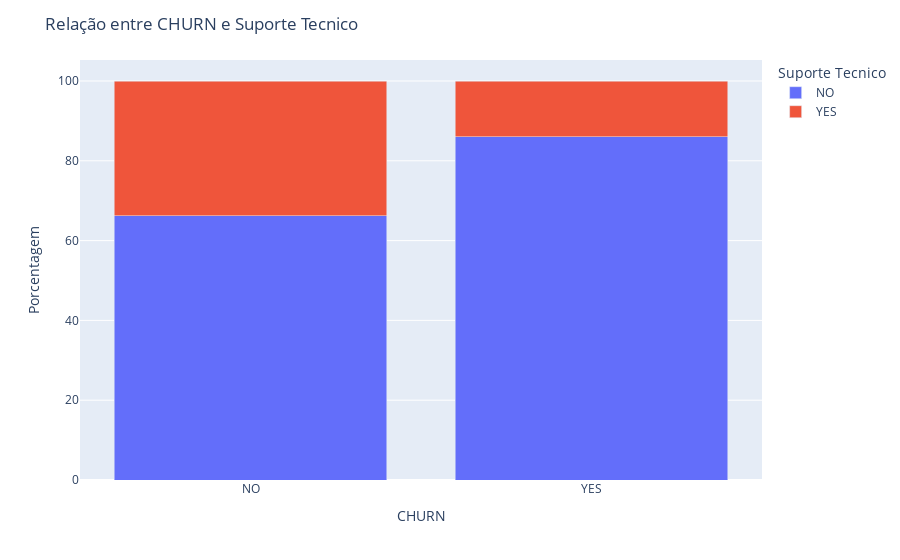

Here is the notebook cell this chart was saved with:
### Markdown cell above
Aqui temos certeza de que o churn ocorre praticamente em clientes que utilizam o contrato mensal comparando a clientes com contrato anual e bienal

### Code cell
# CHURN x Suporte Tecnico

df_grouped = df.groupby(['CHURN', 'SUPORTE_TECNICO']).size().reset_index(name='count')
total_por_CHURN = df_grouped.groupby('CHURN')['count'].transform('sum')
df_grouped['percent'] = (df_grouped['count'] / total_por_CHURN ) * 100

fig = px.bar(df_grouped, x='CHURN', y='percent', color='SUPORTE_TECNICO', barmode='stack',
             labels={'CHURN': 'CHURN', 'percent': 'Porcentagem', 'SUPORTE_TECNICO': 'Suporte Tecnico'})

fig.update_layout(title='Relação entre CHURN e Suporte Tecnico',
                  yaxis_title='Porcentagem',
                  legend_title='Suporte Tecnico')

fig.show()

### Figure 1 — Plotly figure (JSON) as saved in the notebook; plotly's stock layout.template omitted (floating-point values rounded to 4 significant figures)
{"data": [{"alignmentgroup": "True", "hovertemplate": "Suporte Tecnico=NO<br>CHURN=%{x}<br>Porcentagem=%{y}<extra></extra>", "legendgroup": "NO", "marker": {"color": "#636efa", "pattern": {"shape": ""}}, "name": "NO", "offsetgroup": "NO", "orientation": "v", "showlegend": true, "textposition": "auto", "type": "bar", "x": ["NO", "YES"], "xaxis": "x", "y": [66.27, 86.09], "yaxis": "y"}, {"alignmentgroup": "True", "hovertemplate": "Suporte Tecnico=YES<br>CHURN=%{x}<br>Porcentagem=%{y}<extra></extra>", "legendgroup": "YES", "marker": {"color": "#EF553B", "pattern": {"shape": ""}}, "name": "YES", "offsetgroup": "YES", "orientation": "v", "showlegend": true, "textposition": "auto", "type": "bar", "x": ["NO", "YES"], "xaxis": "x", "y": [33.73, 13.91], "yaxis": "y"}], "layout": {"barmode": "stack", "legend": {"title": {"text": "Suporte Tecnico"}, "tracegroupgap": 0}, "margin": {"t": 60}, "title": {"text": "Relação entre CHURN e Suporte Tecnico"}, "xaxis": {"anchor": "y", "domain": [0, 1], "title": {"text": "CHURN"}}, "yaxis": {"anchor": "x", "domain": [0, 1], "title": {"text": "Porcentagem"}}}}
